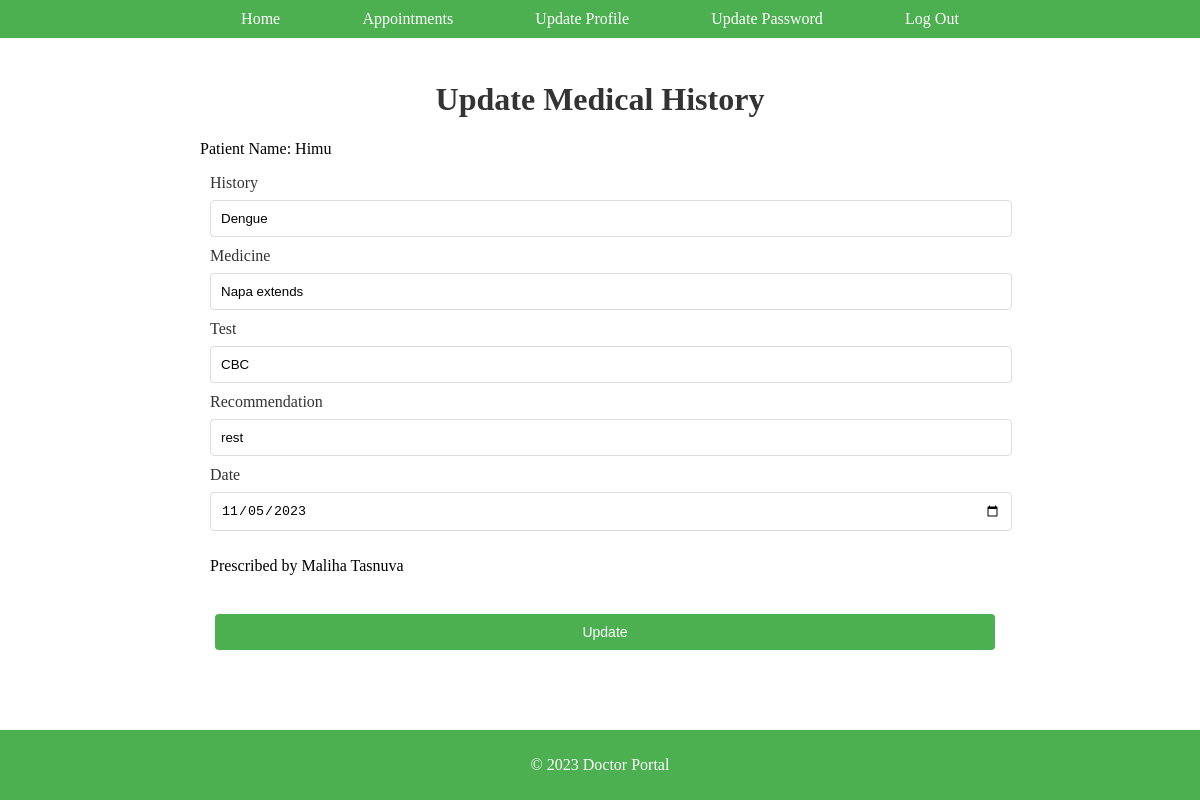
/Controller/medicalupdate.php?prescription_id=1 (signed in), run on the app's committed database.
### tables this page shows
CREATE TABLE `prescription` (
  `id` int(50) NOT NULL,
  `patient_id` int(50) NOT NULL,
  `history` text NOT NULL,
  `medicine` text DEFAULT NULL,
  `test` text DEFAULT NULL,
  `recommendation` text NOT NULL,
  `date` date NOT NULL,
  `doctor` varchar(50) NOT NULL
);

CREATE TABLE `patient` (
  `id` int(50) NOT NULL,
  `name` varchar(50) NOT NULL,
  `email` varchar(50) NOT NULL,
  `phone` int(20) NOT NULL,
  `address` text NOT NULL,
  `blood_group` varchar(10) NOT NULL,
  `password` varchar(50) NOT NULL
);

### Model/medical.php (called while the page is built, shortened)
<?php
function getMedicalUpdate($prescription) {
    $conn = getConnection();
    $sql = "SELECT patient.name, prescription.history, prescription.id, prescription.medicine, prescription.test, prescription.recommendation, prescription.date, prescription.doctor
            FROM patient
            JOIN prescription ON patient.id = prescription.patient_id
            WHERE prescription.id = ?";
    $stmt = mysqli_prepare($conn, $sql);
    mysqli_stmt_bind_param($stmt, "i", $prescription['prescription_id']);
    mysqli_stmt_execute($stmt);
    $result = mysqli_stmt_get_result($stmt);
    $prescriptions = [];
    while ($row = mysqli_fetch_assoc($result)) {
        $prescriptions[] = $row;
    }
    return $prescriptions;
}
?>

### View/medicalupdate.php (the view, shortened to what this page needs)
<?php
include('header.php'); ?>
<div class="container">
    <h1>Update Medical History</h1>
    <div class="medical-history">
        <?php foreach ($prescriptions as $prescription) : ?>
            <p>Patient Name: <?= $prescription['name'] ?></p>
            <form id="prescriptionForm" action="../Controller/medicalupdated.php" method="post" novalidate>
                <label for="history">History </label>
                <input type="text" placeholder="" value="<?= $prescription['history'] ?>" required name="history" id="history"><br>
                <label for="medicine">Medicine </label>
                <input type="text" placeholder="" value="<?= $prescription['medicine'] ?>" required name="medicine" id="medicine"><br>
                <label for="test">Test </label>
                <input type="text" placeholder="" value="<?= $prescription['test'] ?>" required name="test" id="test"><br>
                <label for="recommendation">Recommendation </label>
                <input type="text" placeholder="" value="<?= $prescription['recommendation'] ?>" required name="recommendation" id="recommendation"><br>
                <label for="date">Date </label>
                <input type="date" placeholder="" value="<?= $prescription['date'] ?>" required name="date" id="date"><br>
                <p>Prescribed by <?= $prescription['doctor'] ?></p>
                <input type="hidden" value="<?= $_SESSION['name'] ?>" required name="doctor"><br>
                <input type="submit" name="submit" value="Update" class="button">
            </form>
        <?php endforeach; ?>
    </div>
</div>
<?php include('footer.php'); ?>

### css/style.css (style rules this page uses)
body { font-family: "Rajdhani"; margin: 0; padding: 0; }
.container { max-width: 800px; margin: 0 auto; padding-top: 60px; padding-bottom: 60px; }
h1 { text-align: center; color: #333; }
.button { display: inline-block; margin: 5px; background-color: #008cba; color: #fff; border: none; padding: 10px 20px; border-radius: 4px; text-align: center; text-decoration: none; font-size: 14px; cursor: pointer; transition: background-color 0.3s ease; }
form { margin: 10px; }
label { display: block; margin-bottom: 8px; color: #333; }
input { width: 100%; padding: 10px; margin-bottom: 10px; border: 1px solid #ddd; border-radius: 4px; }
input[type="submit"] { background-color: #4caf50; color: #fff; border: none; padding: 10px 20px; border-radius: 4px; cursor: pointer; transition: background-color 0.3s ease; }

### data on the page
prescription: patient.name "Himu", history "Dengue", medicine "Napa extends", test "CBC", recommendation "rest", date "11/05/2023", doctor "Maliha Tasnuva"
